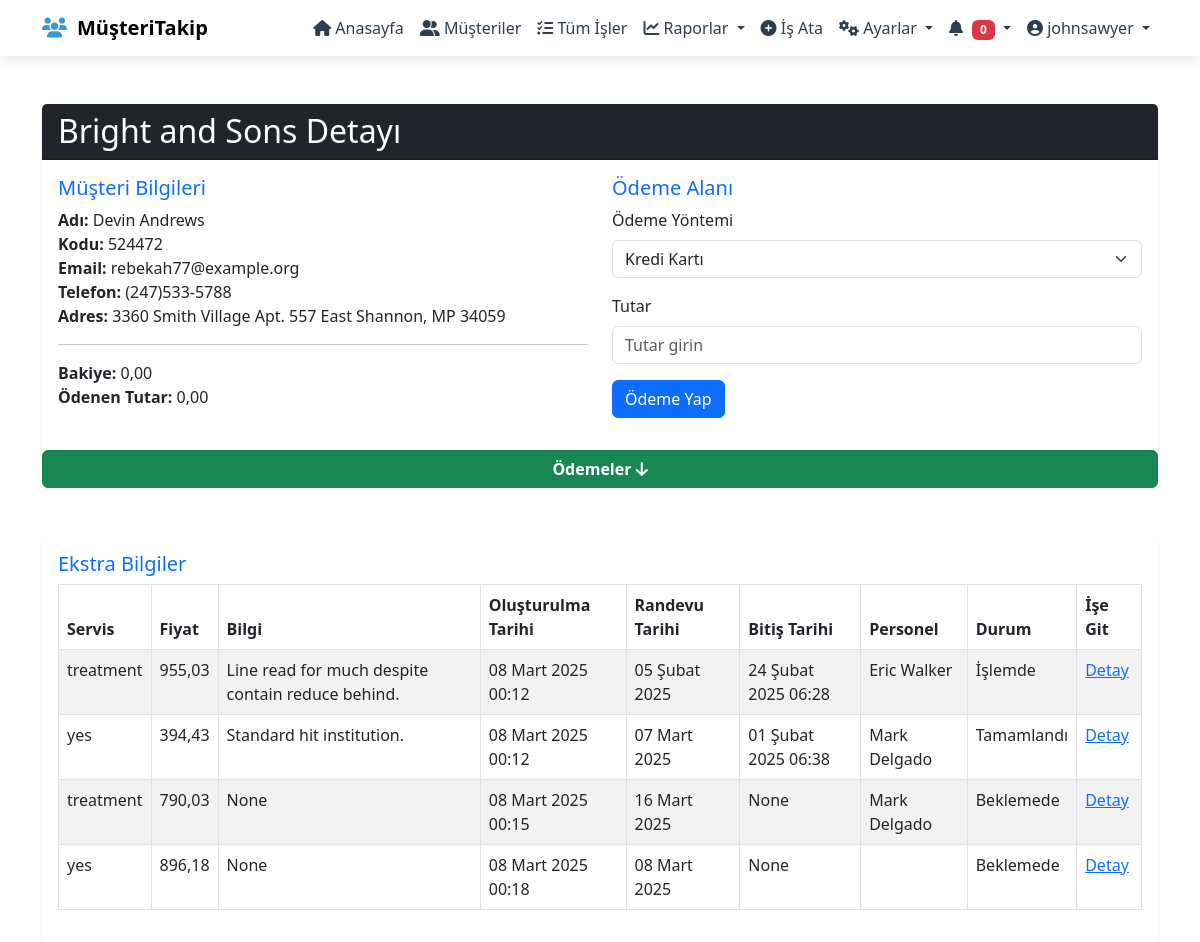
/customer_detail/524472 (signed in), run on an earlier commit of the app's database.
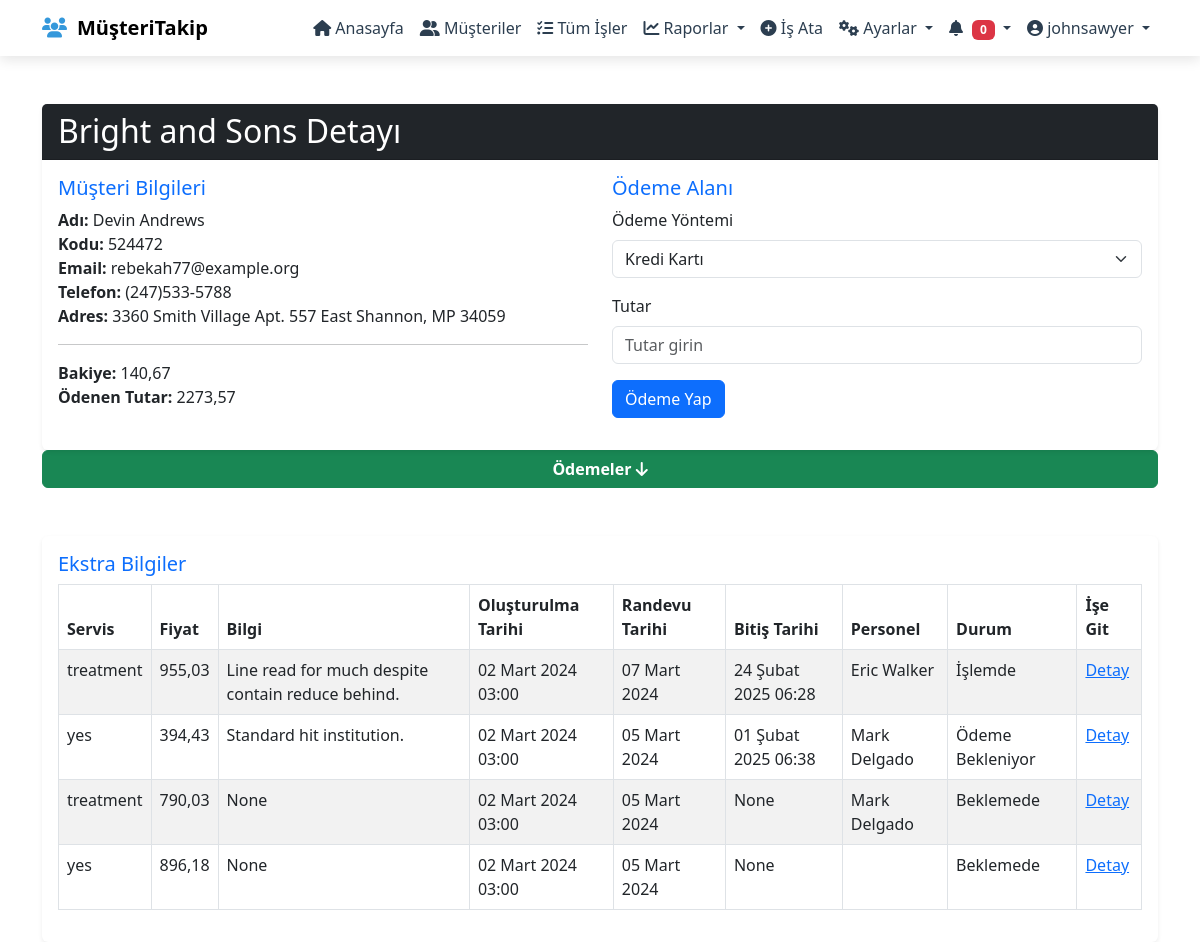
And on a later commit of the database.
### tracking/models.py (models this page shows, shortened)
class User(AbstractUser):
    phone = models.CharField(max_length=15, blank=True, null=True)
    def __str__(self):
        return f"{self.first_name} {self.last_name}"

class Customer(models.Model):
    code = models.CharField(max_length=10, unique=True)
    owner_name = models.CharField(max_length=255)
    owner_surname = models.CharField(max_length=255)
    brand_name = models.CharField(max_length=255)
    address = models.CharField(max_length=255)
    phone = models.CharField(max_length=11)
    email = models.EmailField()
    date_joined = models.DateTimeField(auto_now_add=True)
    created_by = models.ForeignKey(get_user_model(), on_delete=models.CASCADE)
    balance = models.DecimalField(max_digits=10, decimal_places=2, default=0.00)
    paid = models.DecimalField(max_digits=10, decimal_places=2, default=0.00)

class Job(models.Model):
    employee = models.ForeignKey(
        User,
        on_delete=models.CASCADE,
        related_name='employee_jobs'  # employee için ters ilişki
    )
    customer = models.ForeignKey(Customer, on_delete=models.CASCADE, related_name="jobs")
    service = models.ForeignKey(Services, on_delete=models.CASCADE)
    price = models.DecimalField(null=True, blank=True, max_digits=10, decimal_places=2)
    vat = models.IntegerField(null=True, blank=True)
    total_price = models.DecimalField(null=True, blank=True, max_digits=10, decimal_places=2)
    info = models.CharField(max_length=255, null=True, blank=True)
    created_date = models.DateTimeField(auto_now_add=True)
    end_date = models.DateTimeField(null=True, blank=True)
    appointment_date = models.DateField(null=True, blank=True)  # Sadece tarih
    appointment_time = models.TimeField(null=True,blank=True)
    created_by = models.ForeignKey(
        User,
        on_delete=models.CASCADE,
        related_name='created_job'  # created_by için ters ilişki
    )
    STATUS_CHOICES = [
        ('pending', 'Beklemede'),
        ('in_progress', 'İşlemde'),
        ('completed', 'Tamamlandı'),
        ('cancelled', 'İptal'),
        ('awaited','Ödeme Bekleniyor'),
    ]
    status = models.CharField(
        max_length=20,
        choices=STATUS_CHOICES,
        default='pending'
    )

class Services(models.Model):
    name = models.CharField(max_length=255)
    created_by = models.ForeignKey(User, on_delete=models.CASCADE)
    price = models.DecimalField(null=True, blank=True, max_digits=10, decimal_places=2)
    is_active = models.BooleanField(default=True)
    def __str__(self):
        return f"{self.name}"

### tracking/views.py (the view)
# urls.py: path("customer_detail/<int:customer_code>",views.customer_detail,name="customer_detail"),
def customer_detail(request, customer_code):
    customer = get_object_or_404(Customer, code=customer_code)
    customer_jobs = get_customers_job(customer_code)
    customer_payments = get_customer_payment(customer_code)
    context = {
        'customer': customer,
        'customer_jobs': customer_jobs,  # Müşterinin iş bilgilerini de ekliyoruz
        'customer_payments':customer_payments,
    }
    return render(request, 'customer_detail.html', context)

### tracking/context_processors.py (called while the page is built)
def user_jobs(request):
    if request.user.is_authenticated:
        today = timezone.localtime(timezone.now()).date()  # Bugün tarihini yerel zamanla al
        tasks = Job.objects.filter(
            employee=request.user,
            status="pending",
            appointment_date__year=today.year,  # Yıl bazında filtreleme
            appointment_date__month=today.month,  # Ay bazında filtreleme
            appointment_date__day=today.day  # Gün bazında filtreleme
        )
        print(tasks.count())
    else:
        tasks = []
    return {
        'user_jobs': tasks  # Context'e ekleyerek tüm şablonlarda kullanılmasını sağla
    }

def all_jobs(request):
    if request.user.is_authenticated:
        today = timezone.localtime(timezone.now()).date()  # Bugün tarihini yerel zamanla al
        all_jobs = Job.objects.filter(
            status="pending",
            appointment_date__year=today.year,
            appointment_date__month=today.month,
            appointment_date__day=today.day
        )
        print(all_jobs.count())
    else:
        all_jobs = []
    return {
        'all_jobs': all_jobs  # Context'e ekleyerek tüm şablonlarda kullanılmasını sağla
    }

def my_future_works(request):
    if request.user.is_authenticated:
        my_future_works = Job.objects.filter(
            status="pending",
            appointment_date__gt=timezone.localtime(timezone.now())  # Bugünden ileri tarihli işler
        )
    else:
        my_future_works = []
    return {
        'my_future_works': my_future_works  # Context'e ekleyerek tüm şablonlarda kullanılmasını sağla
    }

### tracking/views.py (called while the page is built)
def get_customers_job(customer_code):
    customer = get_object_or_404(Customer, code=customer_code)
    customer_job = Job.objects.filter(customer=customer)
    return customer_job

def get_customer_payment(customer_code):
    customer = get_object_or_404(Customer, code=customer_code)
    payments = Payment.objects.filter(customer=customer)
    return payments

### tracking/templates/customer_detail.html (shortened to what this page needs)
{% extends "_base.html" %} {% block content %}
<div class="container mt-5">
  <div class="card shadow-sm border-0 rounded-lg">
    <div class="card-header bg-dark text-white">
      <h2 class="mb-0">{{ customer.brand_name }} Detayı</h2>
    </div>
    <div class="card-body">
      <div class="row">
        <div class="col-md-6">
          <h3 class="h5 text-primary">Müşteri Bilgileri</h3>
          <ul class="list-unstyled">
            <li>
              <strong>Adı:</strong> {{ customer.owner_name }} {{ customer.owner_surname }}
            </li>
            <li>
              <strong>Kodu:</strong> {{ customer.code }}
            </li>
            <li>
              <strong>Email:</strong> {{ customer.email }}
            </li>
            <li>
              <strong>Telefon:</strong> {{ customer.phone }}
            </li>
            <li>
              <strong>Adres:</strong> {{ customer.address }}
            </li>
            <hr>
            <li>
              <strong>Bakiye:</strong> {{ customer.balance }}
            </li>
            <li>
              <strong>Ödenen Tutar:</strong> {{ customer.paid }}
            </li>
          </ul>
        </div>
        <div class="col-md-6">
          <h3 class="h5 text-primary">Ödeme Alanı</h3>
          <form>
            <div class="mb-3">
              <label for="payment_method" class="form-label">Ödeme Yöntemi</label>
              <select id="payment_method" class="form-select">
                <option value="credit_card">Kredi Kartı</option>
              </select>
            </div>
            <div class="mb-3">
              <label for="amount" class="form-label">Tutar</label>
              <input type="number" id="amount" class="form-control" placeholder="Tutar girin" required>
            </div>
            <div class="mb-3">
              <button type="submit" class="btn btn-primary">Ödeme Yap</button>
            </div>
          </form>
        </div>
      </div>
    </div>
  </div>
  <button class="btn btn-success w-100" data-bs-toggle="collapse" href="#collapseExample" role="button" aria-expanded="false" aria-controls="collapseExample">
    <strong>Ödemeler <i class="fa-solid fa-arrow-down"></i>
    </strong>
  </button>
  <div class="card shadow-sm border-0 rounded-lg mt-5">
    <div class="card-body">
      <h3 class="h5 text-primary">Ekstra Bilgiler</h3>
      <div class="table-responsive">
        <table class="table table-bordered table-striped">
          <thead class="thead-dark">
            <tr>
              <th>Servis</th>
              <th>Fiyat</th>
              <th>Bilgi</th>
              <th>Oluşturulma Tarihi</th>
              <th>Randevu Tarihi</th>
              <th>Bitiş Tarihi</th>
              <th>Personel</th>
              <th>Durum</th>
              <th>İşe Git</th>
            </tr>
          </thead>
          <tbody> {% for customer_job in customer_jobs %} <tr>
              <td>{{ customer_job.service }}</td>
              <td>{{ customer_job.price}}</td>
              <td>{{ customer_job.info }}</td>
              <td>{{ customer_job.created_date }}</td>
              <td>{{ customer_job.appointment_date }}</td>
              <td>{{ customer_job.end_date }}</td>
              <td>{{ customer_job.employee }}</td>
              <td>{{ customer_job.get_status_display }}</td>
              <td>
                <a href="{% url 'job_detail' customer_job.id %}">Detay</a>
              </td>
            </tr> {% empty %} <tr>
              <td colspan="8" class="text-center">Bu müşterinin iş bilgisi bulunmamaktadır.</td>
            </tr> {% endfor %} </tbody>
        </table>
      </div>
    </div>
  </div>
</div> {% endblock %}

### tracking/templates/_base.html (shortened to what this page needs)
{% include '_navbar.html' %}
<head>
    <link href="https://cdn.jsdelivr.net/npm/bootstrap@5.3.0/dist/css/bootstrap.min.css" rel="stylesheet">
    <link rel="stylesheet" href="https://cdnjs.cloudflare.com/ajax/libs/font-awesome/6.7.2/css/all.min.css" />
</head>
{% block content %}
{% endblock content %}

### tracking/templates/_navbar.html (shortened to what this page needs)
{% load static %}
<!DOCTYPE html>
<html lang="tr">
<head>
     <link rel="stylesheet" href="{% static 'css/navbar.css' %}">
</head>
<body>
<nav class="navbar navbar-expand-lg">
    <div class="container">
        <a class="navbar-brand" href="#">
            <i class="fas fa-users"></i> MüşteriTakip
        </a>
        <div class="collapse navbar-collapse" id="navbarNav">
            <ul class="navbar-nav ms-auto">
                <li class="nav-item">
                    <a class="nav-link active" href="{% url 'dashboard' %}"><i class="fas fa-home"></i> Anasayfa</a>
                </li>
                <li class="nav-item">
                    <a class="nav-link" href="{% url 'list_customers' %}"><i class="fas fa-user-friends"></i> Müşteriler</a>
                </li>
                <li class="nav-item">
                    <a class="nav-link" href="{% url 'job_list' %}"><i class="fas fa-tasks"></i> Tüm İşler</a>
                </li>
                <li class="nav-item dropdown">
                    <a class="nav-link dropdown-toggle" href="#" role="button" data-bs-toggle="dropdown">
                        <i class="fa-solid fa-chart-line"></i> Raporlar
                    </a>
                </li>
                <li class="nav-item">
                    <a class="nav-link" href="{% url 'add_job_page' %}"><i class="fas fa-plus-circle"></i> İş Ata</a>
                </li>
                <li class="nav-item dropdown">
                    <a class="nav-link dropdown-toggle" href="#" role="button" data-bs-toggle="dropdown">
                        <i class="fas fa-cogs"></i> Ayarlar
                    </a>
                </li>
                <li class="nav-item dropdown">
                    <a class="nav-link dropdown-toggle" href="#" role="button" data-bs-toggle="dropdown">
                        <i class="fas fa-bell"></i> <span class="badge bg-danger">{{user_jobs.count}}</span>
                    </a>
                </li>
                <li class="nav-item dropdown">
                    <a class="nav-link dropdown-toggle" href="#" role="button" data-bs-toggle="dropdown">
                        <i class="fas fa-user-circle"></i> {{request.user.username}}
                    </a>
                </li>
            </ul>
        </div>
    </div>
</nav>
</body>
</html>

### tracking/static/css/navbar.css (style rules this page uses)
body { font-family: "Poppins", sans-serif; font-weight: 500; font-style: normal; }
.navbar { background-color: #ffffff; padding: 10px 20px; box-shadow: 0px 4px 12px rgba(0, 0, 0, 0.1); }
.navbar-brand { font-weight: 700; font-size: 1.8rem; color: #2c3e50; display: flex; align-items: center; }
.navbar-brand i { margin-right: 10px; color: #3498db; }
.nav-link { font-size: 1rem; color: #2c3e50 !important; padding: 8px 15px; margin: 0 0px; border-radius: 8px; transition: all 0.3s ease; }
.nav-link.active { color: #ffffff; }
.badge { font-size: 0.8rem; padding: 4px 8px; margin-left: 5px; }

What changed in the data, as far as the page shows it:
changed Customer "Bright and Sons": balance "0,00" → "140,67"; paid "0,00" → "2273,57"
changed Job "Line read for much despite contain reduce behind.": created_date "08 Mart 2025 00:12" → "02 Mart 2024 03:00"; appointment_date "05 Şubat 2025" → "07 Mart 2024"
changed Job "Standard hit institution.": created_date "08 Mart 2025 00:12" → "02 Mart 2024 03:00"; appointment_date "07 Mart 2025" → "05 Mart 2024"; status "Tamamlandı" → "Ödeme Bekleniyor"
changed Job (number 3 of 4 on the later page): created_date "08 Mart 2025 00:15" → "02 Mart 2024 03:00"; appointment_date "16 Mart 2025" → "05 Mart 2024"
changed Job (number 4 of 4 on the later page): created_date "08 Mart 2025 00:18" → "02 Mart 2024 03:00"; appointment_date "08 Mart 2025" → "05 Mart 2024"
